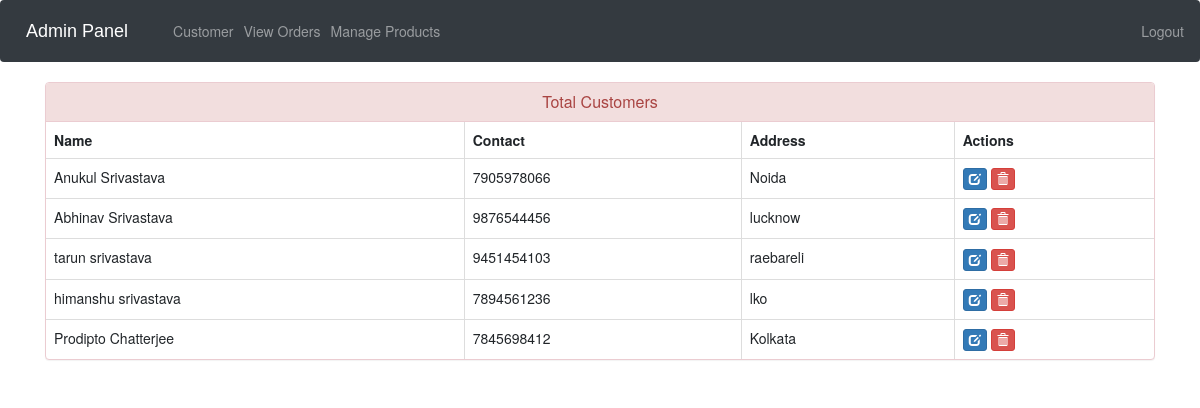
/view-customer (signed in), run on an earlier commit of the app's database.
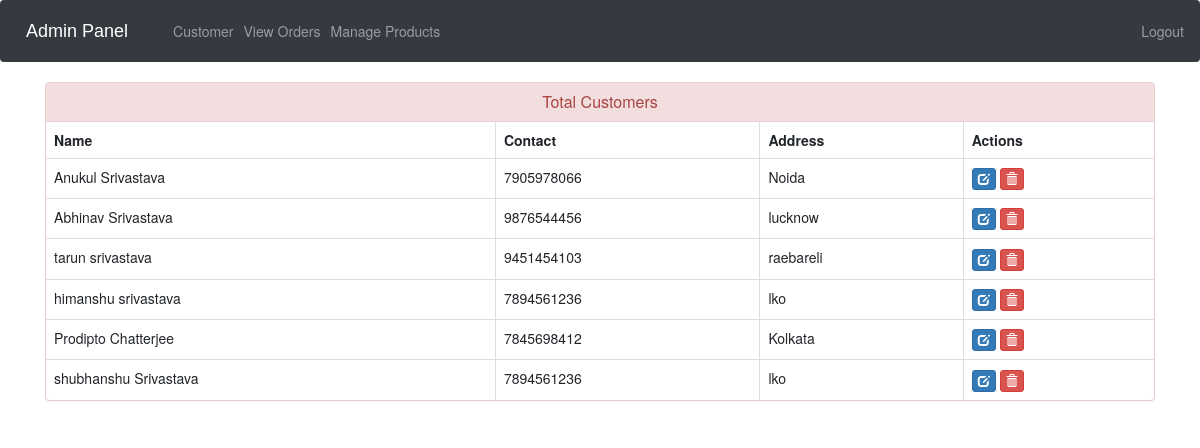
And on a later commit of the database.
### Ecommerce_App/models.py (models this page shows, shortened)
class Customer(models.Model):
    user=models.OneToOneField(User,on_delete=models.CASCADE)
    profile_pic= models.ImageField(upload_to='profile_pic/CustomerProfilePic/',null=True,blank=True)
    address = models.CharField(max_length=40)
    mobile = models.CharField(max_length=20,null=False)
    @property
    def get_name(self):
        return self.user.first_name+" "+self.user.last_name

### Ecommerce_App/views.py (the view)
# urls.py: path('view-customer', views.view_customer_view,name='view-customer'),
@login_required(login_url='adminlogin')
def view_customer_view(request):
    customers=models.Customer.objects.all()
    return render(request,'view_customer.html',{'customers':customers})

### template/view_customer.html (shortened to what this page needs)
{% extends 'admin_base.html' %}
{% load static %}
{% block body %}
<head>
  <link href="//netdna.bootstrapcdn.com/bootstrap/3.0.0/css/bootstrap.min.css" rel="stylesheet" id="bootstrap-css">
</head>
<div class="container">
  <div class="panel panel-danger">
    <div class="panel-heading">
      <h6 class="panel-title">Total Customers</h6>
    </div>
    <table class="table table-hover table-bordered" id="dev-table">
      <thead>
        <tr>
          <th>Name</th>
          <th>Contact</th>
          <th>Address</th>
          <th>Actions</th>
        </tr>
      </thead>
      {% for c in customers %}
      <tr>
        <td> {{c.get_name}}</td>
        <td>{{c.mobile}}</td>
        <td>{{c.address}}</td>
        <td><a class="btn btn-primary btn-xs" href="{% url 'update-customer' pk=c.id  %}"><span class="glyphicon glyphicon-edit"></span></a>
        <a class="btn btn-danger btn-xs" href="{% url 'delete-customer' pk=c.id  %}"><span class="glyphicon glyphicon-trash"></span></a></td>
      </tr>
      {% endfor %}
    </table>
  </div>
</div>
{% endblock %}

What changed in the data, as far as the page shows it:
added Customer: get_name "shubhanshu Srivastava", mobile "7894561236", address "lko"
